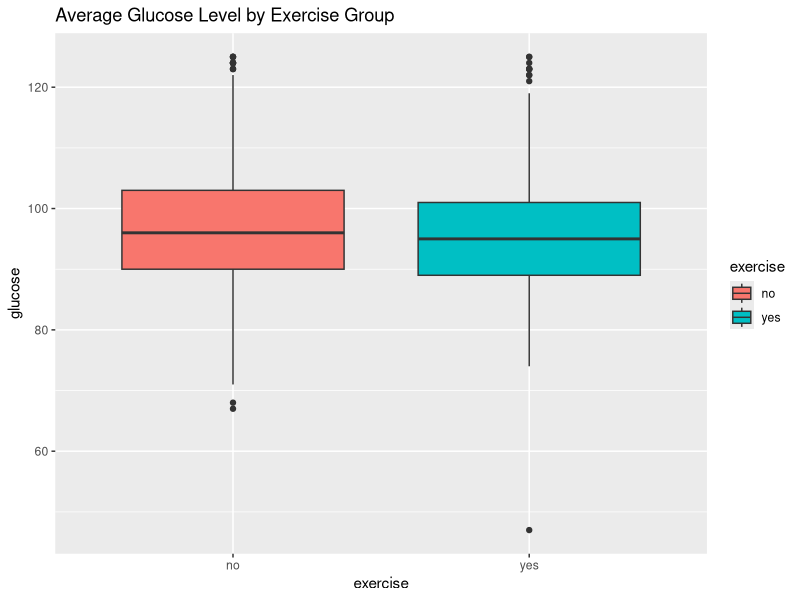
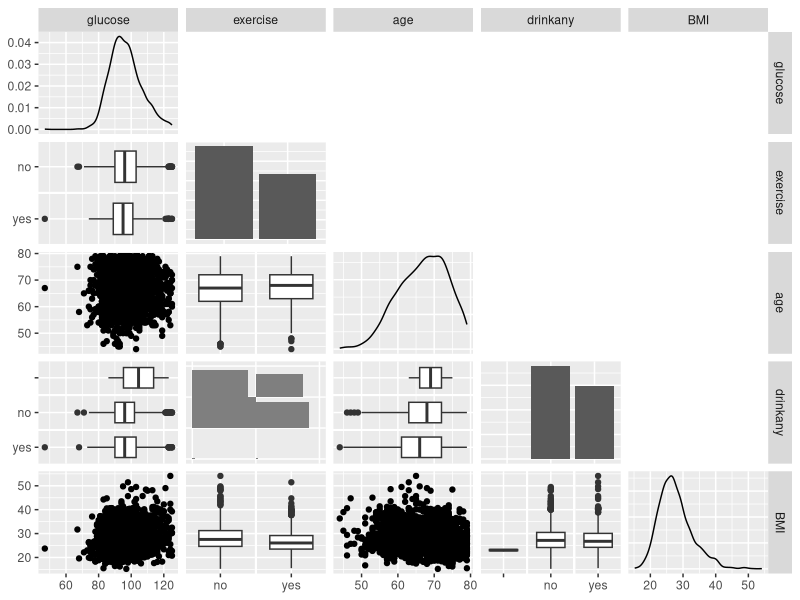
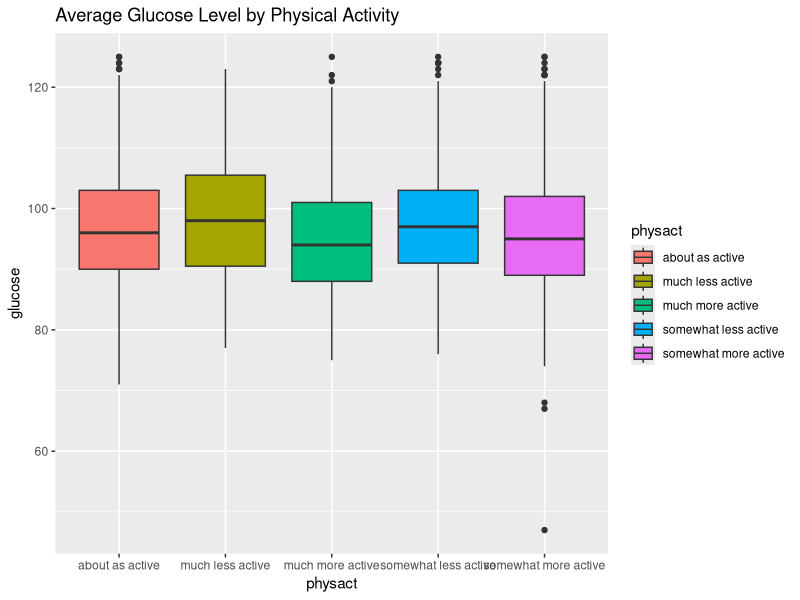

The R source for these figures, in order:
## ---- chunk 1
library(ggplot2)
library(GGally)
hersdata <- read.delim("hersdata.txt")
hersdataMLN <- hersdata[hersdata$diabetes == 'no',c('glucose', 'exercise','age', 'drinkany', 'BMI')]
qplot(exercise, glucose, data=hersdataMLN, fill=exercise,geom=c("boxplot"),main='Average Glucose Level by Exercise Group')
model_exercise <- lm(glucose~exercise, data=hersdataMLN)
summary(model_exercise)

ggpairs(hersdataMLN,lower=list(continuous = "points", combo = "box", discrete="ratio"),upper='blank')


model_age <- lm(glucose~age,data=hersdataMLN)
summary(model_age)

model_drinkany <- lm(glucose~drinkany,data=hersdataMLN)
summary(model_drinkany)

model_BMI <- lm(glucose~BMI,data=hersdataMLN)
summary(model_BMI)


model_all <- lm(glucose~exercise+age+drinkany+BMI,data=hersdataMLN)
summary(model_all)
## ---- chunk 2
hersdataPhysActGlucose <- hersdata[hersdata$diabetes == 'no',c('glucose', 'physact')]

qplot(physact, glucose, data=hersdataPhysActGlucose, fill=physact,geom=c("boxplot"),main='Average Glucose Level by Physical Activity')

model_physact <- lm(glucose~physact,data=hersdataPhysActGlucose)
summary(model_physact)

